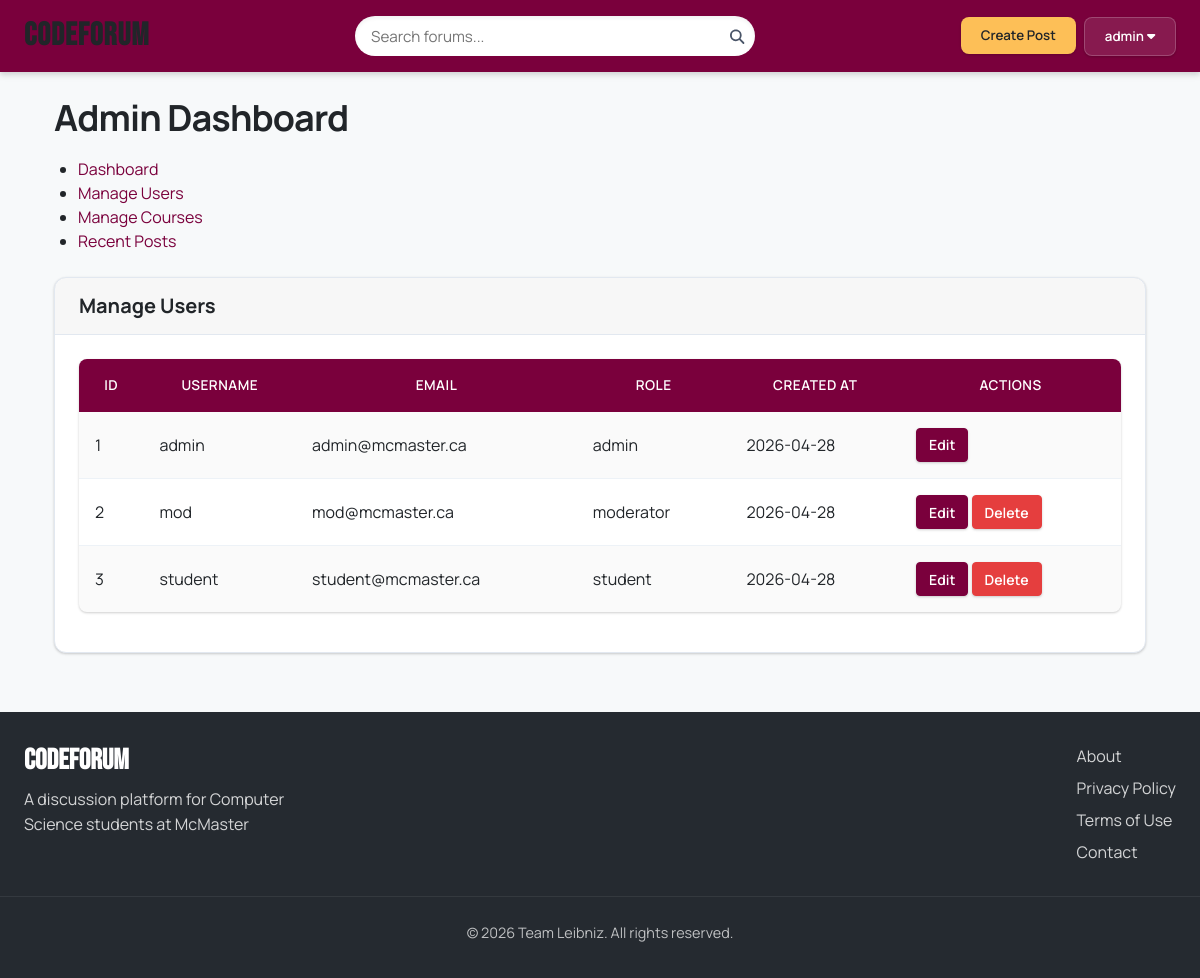
The app's page /admin.php?tab=users (signed in) with its own data.
### tables this page shows
CREATE TABLE users (
  user_id INT AUTO_INCREMENT PRIMARY KEY,
  username VARCHAR(50) NOT NULL UNIQUE,
  email VARCHAR(100) NOT NULL UNIQUE,
  password VARCHAR(255) NOT NULL,
  registration_date TIMESTAMP DEFAULT CURRENT_TIMESTAMP,
  last_login TIMESTAMP NULL,
  role ENUM('student', 'moderator', 'admin') DEFAULT 'student',
  remember_token VARCHAR(64) NULL,
  token_expiry TIMESTAMP NULL
);

### includes/classes/User.php (called while the page is built, shortened)
<?php
class User {
  private $conn;
  private $table_name = "users";
  public $user_id;
  public function __construct($db, $user_id = null) {
    $this->conn = $db;
    if ($user_id) {
      $this->user_id = $user_id;
      $this->load_user_data();
    }
  }
  private function load_user_data() {
    $query = "SELECT * FROM " . $this->table_name . " WHERE user_id = :user_id";
    $stmt = $this->conn->prepare($query);
    $stmt->bindParam(":user_id", $this->user_id);
    $stmt->execute();
    if ($stmt->rowCount() > 0) {
      $row = $stmt->fetch(PDO::FETCH_ASSOC);
    }
  }
  public function get_all_users() {
    $query = "SELECT * FROM " . $this->table_name . " ORDER BY username";
    $stmt = $this->conn->prepare($query);
    $stmt->execute();
    return $stmt->fetchAll(PDO::FETCH_ASSOC);
  }
}

### admin.php (the view, shortened to what this page needs)
<?php
require_once 'includes/classes/User.php';
$db = new Database();
$conn = $db->getConnection();
$user = new User($conn, $_SESSION['user_id']);
$valid_tabs = ['dashboard', 'users', 'courses', 'posts'];
$tab = isset($_GET['tab']) && in_array($_GET['tab'], $valid_tabs) ? $_GET['tab'] : 'dashboard';
$users = $user->get_all_users();
include 'includes/partials/header.php';
?>
<div class="container mt-4">
    <h1>Admin Dashboard</h1>
    <ul class="nav nav-tabs mb-4">
        <li class="nav-item">
            <a class="nav-link <?php echo $tab === 'dashboard' ? 'active' : ''; ?>" href="admin.php?tab=dashboard">Dashboard</a>
        </li>
        <li class="nav-item">
            <a class="nav-link <?php echo $tab === 'users' ? 'active' : ''; ?>" href="admin.php?tab=users">Manage Users</a>
        </li>
        <li class="nav-item">
            <a class="nav-link <?php echo $tab === 'courses' ? 'active' : ''; ?>" href="admin.php?tab=courses">Manage Courses</a>
        </li>
        <li class="nav-item">
            <a class="nav-link <?php echo $tab === 'posts' ? 'active' : ''; ?>" href="admin.php?tab=posts">Recent Posts</a>
        </li>
    </ul>
    <?php if ($tab === 'users'): ?>
    <div class="card">
        <div class="card-header">
            <h5>Manage Users</h5>
        </div>
        <div class="card-body">
            <table class="table table-striped">
                <thead>
                    <tr>
                        <th>ID</th>
                        <th>Username</th>
                        <th>Email</th>
                        <th>Role</th>
                        <th>Created At</th>
                        <th>Actions</th>
                    </tr>
                </thead>
                <tbody>
                    <?php foreach ($users as $u): ?>
                    <tr>
                        <td><?php echo $u['user_id']; ?></td>
                        <td><?php echo htmlspecialchars($u['username']); ?></td>
                        <td><?php echo htmlspecialchars($u['email']); ?></td>
                        <td><?php echo htmlspecialchars($u['role']); ?></td>
                        <td><?php echo date('Y-m-d', strtotime($u['registration_date'])); ?></td>
                        <td>
                            <button type="button" class="btn btn-sm btn-primary" data-bs-toggle="modal" data-bs-target="#editUser<?php echo $u['user_id']; ?>">
                                Edit
                            </button>
                            <?php if ($u['user_id'] != $_SESSION['user_id']): ?>
                            <button type="button" class="btn btn-sm btn-danger" data-bs-toggle="modal" data-bs-target="#deleteUser<?php echo $u['user_id']; ?>">
                                Delete
                            </button>
                            <?php endif; ?>
                        </td>
                    </tr>
                    <?php endforeach; ?>
                </tbody>
            </table>
        </div>
    </div>
    <?php endif; ?>
</div>
<?php include 'includes/partials/footer.php'; ?>

### records on screen
users: user_id "1", username "admin", email "admin@mcmaster.ca", role "admin", registration_date "2026-04-28"
users: user_id "2", username "mod", email "mod@mcmaster.ca", role "moderator", registration_date "2026-04-28"
users: user_id "3", username "student", email "student@mcmaster.ca", role "student", registration_date "2026-04-28"

### other values on screen
$username "admin"
